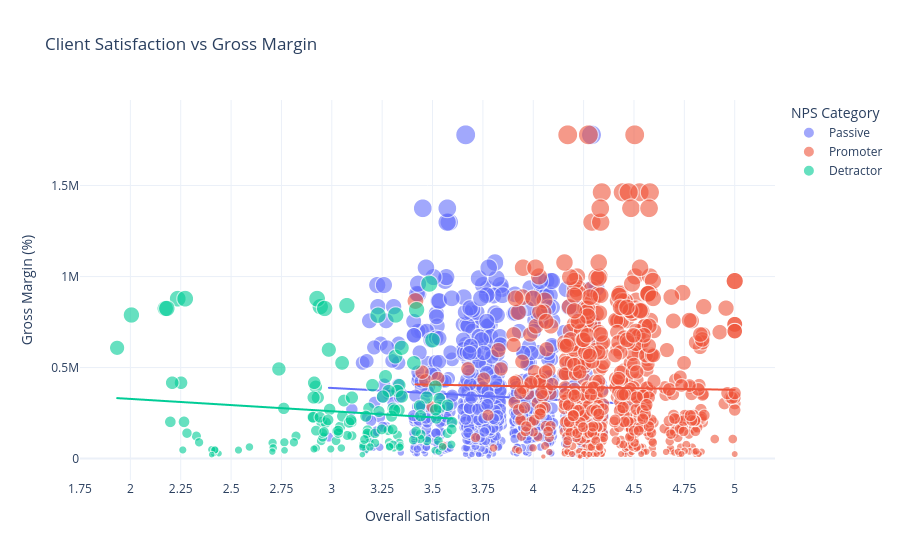

Source (notebook cell):
### Code cell
plot_df["Bubble Size"] = np.sqrt(plot_df["REVENUE"])

fig = px.scatter(
    plot_df,
    x="Satisfaction Jitter",
    y="REVENUE",
    size="Bubble Size",
    color="NPS Category",
    hover_name="Client ID",
    hover_data={
        "Overall Satisfaction": ":.2f",
        "Gross Profit": ":,.0f",
        "Gross Margin": ":.1f",
        "REVENUE": ":,.0f",
        "Satisfaction Jitter": False
    },
    opacity=0.6,
    trendline="ols",
    title="Client Satisfaction vs Gross Margin"
)

fig.update_layout(
    xaxis_title="Overall Satisfaction",
    yaxis_title="Gross Margin (%)",
    legend_title="NPS Category",
    template="plotly_white"
)

fig.update_xaxes(
    tickvals=np.arange(1, 5.25, 0.25),
    range=[1.75, 5.2]
)

fig.show()

### Figure 1 — Plotly figure (JSON) as saved in the notebook; plotly's stock layout.template omitted (floating-point values rounded to 4 significant figures; data arrays with more than 128 entries replaced by an {"elided": "..."} marker saying what was removed)
{"data": [{"customdata": {"elided": "737x3 float values"}, "hovertemplate": "<b>%{hovertext}</b><br><br>NPS Category=Passive<br>REVENUE=%{y:,.0f}<br>Bubble Size=%{marker.size}<br>Overall Satisfaction=%{customdata[0]:.2f}<br>Gross Profit=%{customdata[1]:,.0f}<br>Gross Margin=%{customdata[2]:.1f}<extra></extra>", "hovertext": {"elided": "737 str values"}, "legendgroup": "Passive", "marker": {"color": "#636efa", "opacity": 0.6, "size": {"elided": "737 float values"}, "sizemode": "area", "sizeref": 3.334, "symbol": "circle"}, "mode": "markers", "name": "Passive", "showlegend": true, "type": "scattergl", "x": {"elided": "737 float values"}, "xaxis": "x", "y": {"elided": "737 int values"}, "yaxis": "y"}, {"hovertemplate": "<b>OLS trendline</b><br>REVENUE = -58673.8 * Satisfaction Jitter + 563911<br>R<sup>2</sup>=0.003588<br><br>NPS Category=Passive<br>REVENUE=%{y:,.0f} <b>(trend)</b><extra></extra>", "legendgroup": "Passive", "marker": {"color": "#636efa", "symbol": "circle"}, "mode": "lines", "name": "Passive", "showlegend": false, "type": "scattergl", "x": {"elided": "737 float values"}, "xaxis": "x", "y": {"elided": "737 float values"}, "yaxis": "y"}, {"customdata": {"elided": "654x3 float values"}, "hovertemplate": "<b>%{hovertext}</b><br><br>NPS Category=Promoter<br>REVENUE=%{y:,.0f}<br>Bubble Size=%{marker.size}<br>Overall Satisfaction=%{customdata[0]:.2f}<br>Gross Profit=%{customdata[1]:,.0f}<br>Gross Margin=%{customdata[2]:.1f}<extra></extra>", "hovertext": {"elided": "654 str values"}, "legendgroup": "Promoter", "marker": {"color": "#EF553B", "opacity": 0.6, "size": {"elided": "654 float values"}, "sizemode": "area", "sizeref": 3.334, "symbol": "circle"}, "mode": "markers", "name": "Promoter", "showlegend": true, "type": "scattergl", "x": {"elided": "654 float values"}, "xaxis": "x", "y": {"elided": "654 int values"}, "yaxis": "y"}, {"hovertemplate": "<b>OLS trendline</b><br>REVENUE = -18761.7 * Satisfaction Jitter + 471425<br>R<sup>2</sup>=0.000246<br><br>NPS Category=Promoter<br>REVENUE=%{y:,.0f} <b>(trend)</b><extra></extra>", "legendgroup": "Promoter", "marker": {"color": "#EF553B", "symbol": "circle"}, "mode": "lines", "name": "Promoter", "showlegend": false, "type": "scattergl", "x": {"elided": "654 float values"}, "xaxis": "x", "y": {"elided": "654 float values"}, "yaxis": "y"}, {"customdata": {"elided": "138x3 float values"}, "hovertemplate": "<b>%{hovertext}</b><br><br>NPS Category=Detractor<br>REVENUE=%{y:,.0f}<br>Bubble Size=%{marker.size}<br>Overall Satisfaction=%{customdata[0]:.2f}<br>Gross Profit=%{customdata[1]:,.0f}<br>Gross Margin=%{customdata[2]:.1f}<extra></extra>", "hovertext": {"elided": "138 str values"}, "legendgroup": "Detractor", "marker": {"color": "#00cc96", "opacity": 0.6, "size": {"elided": "138 float values"}, "sizemode": "area", "sizeref": 3.334, "symbol": "circle"}, "mode": "markers", "name": "Detractor", "showlegend": true, "type": "scattergl", "x": {"elided": "138 float values"}, "xaxis": "x", "y": {"elided": "138 int values"}, "yaxis": "y"}, {"hovertemplate": "<b>OLS trendline</b><br>REVENUE = -67579.7 * Satisfaction Jitter + 462867<br>R<sup>2</sup>=0.012856<br><br>NPS Category=Detractor<br>REVENUE=%{y:,.0f} <b>(trend)</b><extra></extra>", "legendgroup": "Detractor", "marker": {"color": "#00cc96", "symbol": "circle"}, "mode": "lines", "name": "Detractor", "showlegend": false, "type": "scattergl", "x": {"elided": "138 float values"}, "xaxis": "x", "y": {"elided": "138 float values"}, "yaxis": "y"}], "layout": {"legend": {"itemsizing": "constant", "title": {"text": "NPS Category"}, "tracegroupgap": 0}, "title": {"text": "Client Satisfaction vs Gross Margin"}, "xaxis": {"anchor": "y", "domain": [0, 1], "range": [1.75, 5.2], "tickvals": [1.0, 1.25, 1.5, 1.75, 2.0, 2.25, 2.5, 2.75, 3.0, 3.25, 3.5, 3.75, 4.0, 4.25, 4.5, 4.75, 5.0], "title": {"text": "Overall Satisfaction"}}, "yaxis": {"anchor": "x", "domain": [0, 1], "title": {"text": "Gross Margin (%)"}}}}
